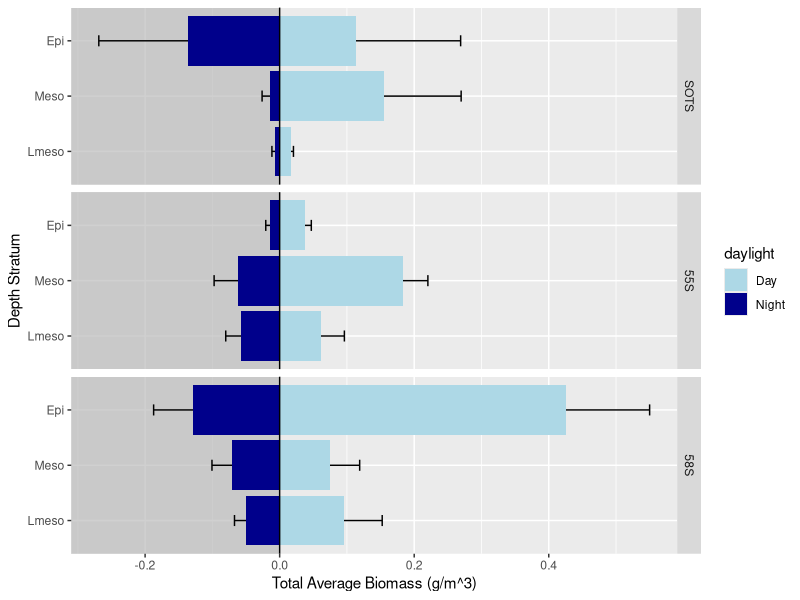
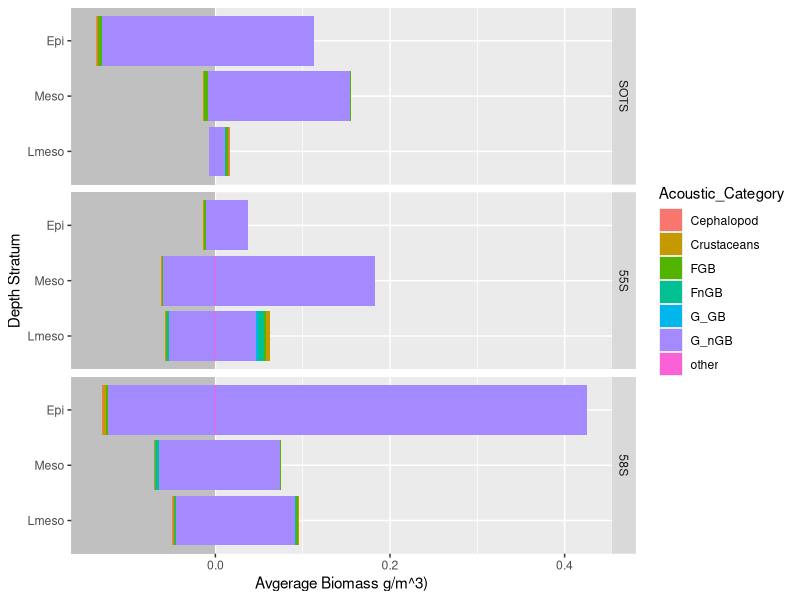
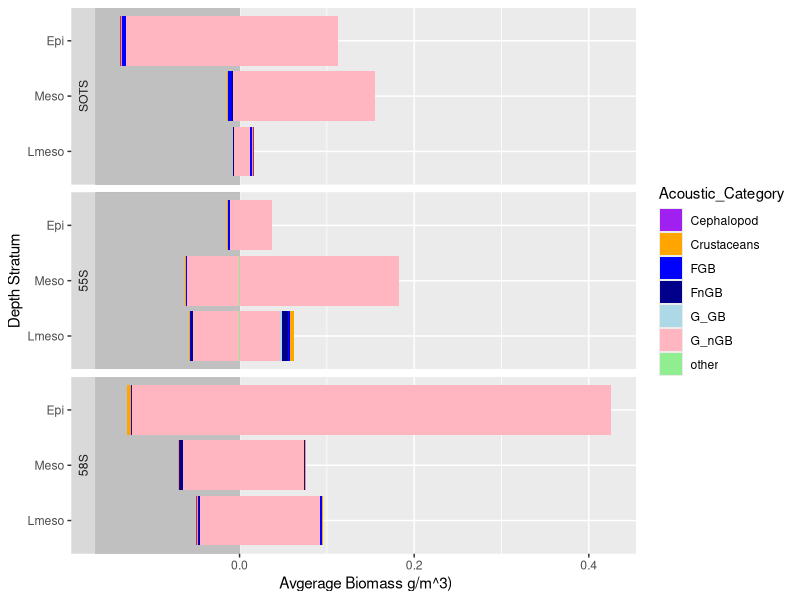
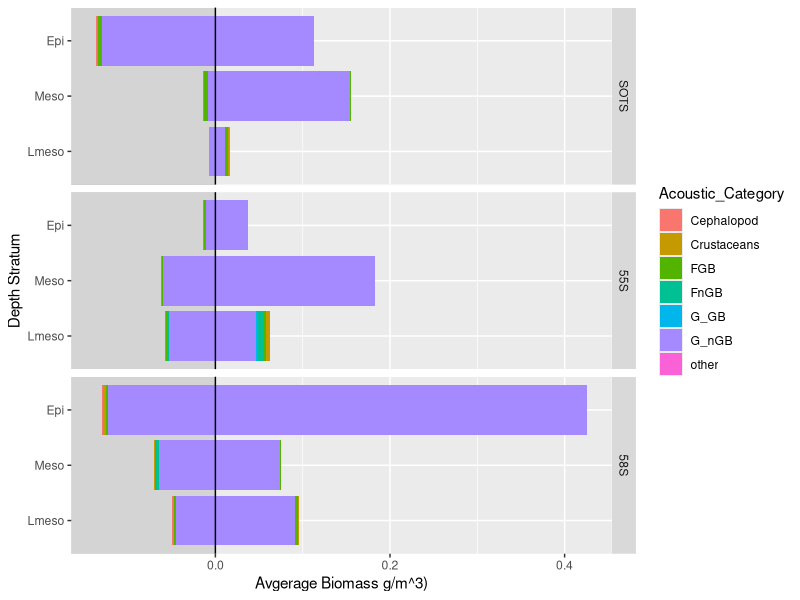
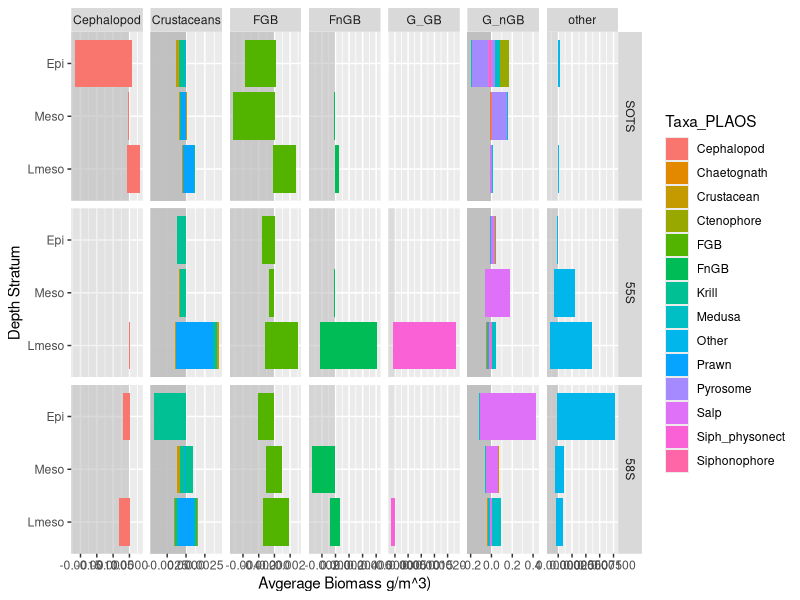
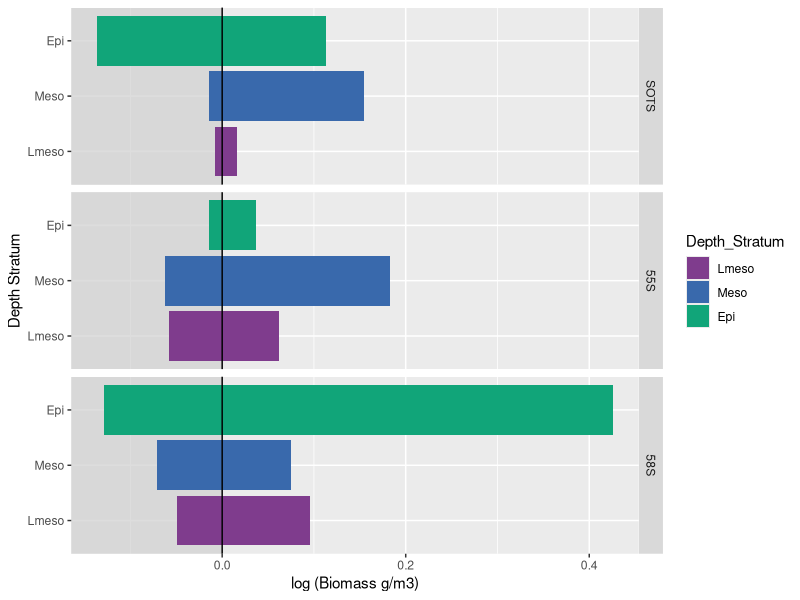

Source code (R) for these figures, in order: (Note: this script raises an error after producing the figures.)
## ---- chunk 1
knitr::opts_chunk$set(echo = TRUE)
# library(plyr)
# library(Rmisc)
# library(lattice)
# library(tidyr)
library(tidyverse)
# library(gridExtra)
library(dplyr)
library(knitr)
library(ggpubr) # nice plots
library(rstatix) # pip freindly stats
# library(geosphere)
# library(janitor)

# data filtered for <20cm, includes physonects, design deployments only
SOLACE <- read_csv("Results/IN2020_V08_CatchComp.csv")


## ---- chunk 2
distinct(SOLACE,Depth_Stratum)

SOLACE$Depth_Stratum <- factor(as.factor(SOLACE$Depth_Stratum),levels = c("Lmeso", "Meso", "Epi"))
SOLACE$Site <- factor(as.factor(SOLACE$Site), levels = c("SOTS","55S","58S"))

SOLACE_cumsum <- SOLACE %>% 
  select(Site,Acoustic_Category,Taxa_updated,weight_g) %>% 
  group_by(Site,Taxa_updated) %>% 
  summarise(weight = sum(weight_g)) %>% 
 # ungroup() %>% 
  arrange(Site,-weight) %>% 
  mutate(cumsum = cumsum(weight)) %>% 
  mutate(percent =round(weight/sum(weight),2)) %>%
  mutate(cumpercent = round(cumsum/sum(weight),2))  
## ---- chunk 3

### Total Biomass #############################

# sum biomass for each deployment
Biomass_deployment <- SOLACE %>% 
  select(Site, daylight,Depth_Stratum, Deployment, Taxa_updated,Acoustic_Category, Abd_Std_nosm3_sp,Weight_Std_gm3_sp) %>%
  dplyr::group_by(Site, daylight, Depth_Stratum,Deployment) %>% 
  dplyr::summarise(StdWt = sum(Weight_Std_gm3_sp), 
                   StdAbd = sum(Abd_Std_nosm3_sp)) %>% 
  dplyr::ungroup() %>% 
  mutate(logwt = log(StdWt))

# average biomass for each treatment by Site/daylight/Depth_Stratum
Biomass_Design <- Biomass_deployment %>% 
  group_by(Site,daylight,Depth_Stratum) %>% 
  summarise(StdWt_avg = mean(StdWt),sd = sd(StdWt)) %>% 
  ungroup()

#### Acoustic_Category ####################
# sum biomass for each Acoustic_Category within each deployment
Biomass_AC <- SOLACE %>% 
  select(Site, daylight,Depth_Stratum, Deployment, Taxa_updated,Acoustic_Category, Abd_Std_nosm3_sp,Weight_Std_gm3_sp) %>%
  dplyr::group_by(Site, daylight, Depth_Stratum,Deployment,Acoustic_Category) %>% 
  dplyr::summarise(StdWt = sum(Weight_Std_gm3_sp), 
                   StdAbd = sum(Abd_Std_nosm3_sp)) %>% 
  mutate(StdWt = ifelse(daylight %in% "Night", StdWt*-1, StdWt)) %>% 
  dplyr::ungroup() 
# Average biomass for each Acoustic_Category  by Site/daylight/Depth_Stratum
Biomass_Design_AvgAC <- Biomass_AC %>% 
  group_by(Site,daylight,Depth_Stratum,Acoustic_Category) %>% 
  summarise(StdWt_AC = mean(StdWt))


## ---- chunk 4

Biomass_Desgin_daynight <- Biomass_Design %>% 
   mutate(StdWt = ifelse(daylight %in% "Night", StdWt_avg*-1, StdWt_avg)) %>% 
  mutate(sd = ifelse(daylight %in% "Night", sd*-1, sd)) 


tw<-ggplot(Biomass_Desgin_daynight,
       mapping = aes(x = as.factor(Depth_Stratum),
                     y = StdWt, fill = daylight))+
  geom_rect(ymax= -Inf, ymin= 0, xmin=-Inf, xmax=Inf, fill= "grey", alpha= 0.2) +
      scale_fill_manual(values = c("light blue","dark blue")) +
  #scale_fill_brewer()+
  geom_errorbar(aes(ymin = StdWt - sd, ymax= StdWt + sd),
                width = 0.4, position = position_dodge(0)) +
geom_col()+
  geom_hline(yintercept=0)+
  coord_flip()+
  facet_grid(Site ~ .,switch = "x")+
  #theme_bw()
 labs(y="Total Average Biomass (g/m^3)", x="Depth Stratum") 
  

tw

## ---- chunk 5
# suttons way
ggplot(Biomass_Design_AvgAC,
       mapping = aes(x = Depth_Stratum ,y=StdWt_AC, fill = Acoustic_Category))+
     #scale_fill_manual(values = c("purple","orange", "blue","dark blue","light blue","light pink","light green")) +
  geom_rect(ymax= -Inf, ymin= 0, xmin=-Inf, xmax=Inf, fill= "grey", alpha= 0.2) +
  geom_col()+
  #geom_hline(yintercept=0)+
  coord_flip()+
  facet_grid(Site ~.,switch = "x")+  
  labs(x="Depth Stratum", y="Avgerage Biomass g/m^3)") 
   

ggplot(Biomass_Design_AvgAC,
       mapping = aes(x = Depth_Stratum ,y=StdWt_AC, fill = Acoustic_Category))+
     scale_fill_manual(values = c("purple","orange", "blue","dark blue","light blue", "light pink","light green")) +
  geom_rect(ymax= -Inf, ymin= 0, xmin=-Inf, xmax=Inf, fill= "grey", alpha= 0.2) +
  geom_col()+
  #geom_hline(yintercept=0)+
  coord_flip()+
  facet_grid(Site ~.,switch = "y")+  
  labs(x="Depth Stratum", y="Avgerage Biomass g/m^3)") 
   

# annabelles way
Biomass_Design_AvgAC <- Biomass_Design_AvgAC %>% 
   mutate(StdWt_AC = ifelse(daylight %in% "Night", StdWt_AC*-1, StdWt_AC)) 


day_values <- Biomass_Design_AvgAC%>% 
  filter(daylight== "Day")
night_values <- Biomass_Design_AvgAC %>% 
  filter(daylight== "Night")
night_values <- night_values %>%
  mutate_if(is.numeric, funs(. * -1))

ggplot(Biomass_Design_AvgAC, aes(x= StdWt_AC, y= Depth_Stratum, fill= Acoustic_Category))+
geom_rect(xmax= -Inf, xmin= 0, ymin=-Inf, ymax=Inf, fill= "lightgray", alpha= 0.2) +
  geom_bar(data= day_values, stat= "identity") + 
  geom_bar(data= night_values, stat= "identity") + 
    facet_grid(rows= vars(Site), scales = "fixed") + 
    #scale_fill_manual(values = c("#7F3C8D","#3969AC", "#11A579","#7F3C8D","#3969AC", "#11A579","#7F3C8D","#3969AC", "#11A579")) +
  geom_vline(xintercept= 0) +
  labs(y="Depth Stratum", x="Avgerage Biomass g/m^3)") 
  
  

## ---- chunk 6

# sum biomass for each Taxa_PLAOS within each deployment
Biomass_Taxa_PLAOS <- SOLACE %>% 
  select(Site, daylight,Depth_Stratum, Deployment, Taxa_updated, Acoustic_Category,Taxa_PLAOS, Abd_Std_nosm3_sp,Weight_Std_gm3_sp) %>%
  dplyr::group_by(Site, daylight, Depth_Stratum,Deployment,Acoustic_Category,Taxa_PLAOS) %>% 
  dplyr::summarise(StdWt = sum(Weight_Std_gm3_sp), 
                   StdAbd = sum(Abd_Std_nosm3_sp)) %>% 
  mutate(StdWt = ifelse(daylight %in% "Night", StdWt*-1, StdWt)) %>% 
  dplyr::ungroup() 

# Average biomass for each Taxa_PLAOS  by Site/daylight/Depth_Stratum
Biomass_Design_AvgTP <- Biomass_Taxa_PLAOS %>% 
  group_by(Site,daylight,Depth_Stratum,Acoustic_Category,Taxa_PLAOS) %>% 
  summarise(StdWt_TP = mean(StdWt))


##PLOT

ggplot(Biomass_Design_AvgTP,
       mapping = aes(x = Depth_Stratum ,y=StdWt_TP, fill = Taxa_PLAOS))+
     #scale_fill_manual(values = c("purple","orange", "blue","dark blue","light blue","light pink","light green")) +
  geom_rect(ymax= -Inf, ymin= 0, xmin=-Inf, xmax=Inf, fill= "grey", alpha= 0.2) +
  geom_col()+
  #geom_hline(yintercept=0)+
  coord_flip()+
  facet_grid(rows= vars(Site), cols= vars(Acoustic_Category), scales = "free") + 
  labs(x="Depth Stratum", y="Avgerage Biomass g/m^3)") 


## ---- chunk 7
Biomass_Desgin_AE <- Biomass_Design

# Biomass_Desgin_AE$Depth_Stratum <- factor(as.factor(Biomass_Desgin_AE$Depth_Stratum), levels=c("Lmeso","Meso","Epi"))
# Biomass_Desgin_AE$Site <- factor(as.factor(Biomass_Desgin_AE$Site), levels= c("SOTS", "55S", "58S"))

day_values <- Biomass_Desgin_AE%>% 
  filter(daylight== "Day")

night_values <- Biomass_Desgin_AE %>% 
  filter(daylight== "Night")
night_values <- night_values %>%
  mutate_if(is.numeric, funs(. * -1))


ggplot(Biomass_Desgin_AE, aes(x= StdWt_avg, y= Depth_Stratum, fill= Depth_Stratum))+
  geom_rect(xmax= -Inf, xmin= 0, ymin=-Inf, ymax=Inf, fill= "lightgray", alpha= 0.2) +
  geom_bar(data= day_values, stat= "identity") + 
  geom_bar(data= night_values, stat= "identity") + 
    facet_grid(rows= vars(Site), scales = "fixed") + 
    scale_fill_manual(values = c("#7F3C8D","#3969AC", "#11A579","#7F3C8D","#3969AC", "#11A579","#7F3C8D","#3969AC", "#11A579")) +
  geom_vline(xintercept= 0) + 
  labs(y="Depth Stratum", x="log (Biomass g/m3)") 
## ---- chunk 8
Biomass_deployment$Depth_Stratum <- factor(as.factor(Biomass_deployment$Depth_Stratum), levels=c("Lmeso","Meso","Epi"))
Biomass_deployment$Site <- factor(as.factor(Biomass_deployment$Site), levels=c("SOTS","55S","58S"))
Biomass_deployment$daylight <- factor(as.factor(Biomass_deployment$daylight), levels=c("Day","Night"))

Biomass_design <-Biomass_deployment %>% 
  mutate(logwt = log(Weight)) %>% 
  group_by(Site, daylight, Depth_Stratum) %>% 
  get_summary_stats(Weight, type = "mean_sd")
## ---- chunk 9
bxp <- ggboxplot(
  Biomass_deployment, x = "daylight", y = "logwt", 
  color = "Depth_Stratum", palette = "jco", facet.by = "Site"
  )
bxp
## ---- chunk 10
Biomass_design_daylight <- Biomass_design %>% 
  mutate(mean = ifelse(daylight %in% "Night", mean*-1, mean)) 


barp <-ggplot(Biomass_design_daylight,
       mapping = aes(x = as.factor(Depth_Stratum),
                     y = mean, fill = daylight))+
  scale_fill_brewer()+
  geom_errorbar(aes(ymin = mean - sd, ymax= mean + sd),
                width = 0.4, position = position_dodge(0)) +
geom_col()+
  coord_flip()+
  facet_grid(~Site)+
  theme_bw()
barp


SOLACE_nogel <- SOLACE %>% 
  #distinct(Acoustic_Category)
  filter(Acoustic_Category != "G_nGB")
## ---- chunk 11

SOLACE_Micro <- SOLACE_Micro %>% 
  filter(Site == "55S" | Site == "58S" |Site == "SOTS") %>% 
  filter(Depth_Stratum =="Meso" | Depth_Stratum == "Epi"|Depth_Stratum=="Lmeso") %>% 
  drop_na(Site)

distinct(SOLACE_Micro,Depth_Stratum)

SOLACE_Micro_1 <- SOLACE_Micro %>% 
  select(Site,Acoustic_Category,Taxa_updated,weight_g) %>% 
  group_by(Site,Taxa_updated) %>% 
  summarise(weight = sum(weight_g))

  ungroup() %>% 
  arrange(Site,-weight) %>% 
  #mutate(cumsum = cumsum(weight)) %>% 
  #mutate(cumpercent = cumsum/sum(weight)) %>% 
  mutate(percent =round(weight/sum(weight),2)) 
## ---- chunk 12
  
  SOLACE_1 <- SOLACE %>% 
  select(Site,Acoustic_Category,Taxa_updated,weight_g) %>% 
  dplyr::group_by(Site,Taxa_updated) %>% 
  dplyr::summarise(weight = sum(weight_g)) %>% 
  arrange(Site,-weight) %>% 
  mutate(cumsum = cumsum(weight)) %>% 
  mutate(cumpercent = cumsum/sum(weight)) %>% 
  mutate(percent =round(weight/sum(weight),2)) 
## ---- chunk 13
BulkBiomass <- SOLACE %>% 
  select(Site, daylight,Depth_Stratum, Deployment, Taxa_updated,Acoustic_Category, Abd_Std_nosm3_sp,Weight_Std_gm3_sp) %>%
  dplyr::group_by(Site, daylight, Depth_Stratum,Deployment) %>% 
  dplyr::summarise(Weight = round(sum(Weight_Std_gm3_sp)*1000,2), abd = round(sum(Abd_Std_nosm3_sp)*1000,2)) %>% 
  dplyr::ungroup()



  
SOLACE %>% 
  distinct(Acoustic_Category)

## ---- chunk 14
BulkBiomass$Depth_Stratum <- factor(as.factor(BulkBiomass$Depth_Stratum), levels=c("Lmeso","Meso","Epi"))
BulkBiomass$Site <- factor(as.factor(BulkBiomass$Site), levels=c("SOTS","55S","58S"))
BulkBiomass$daylight <- factor(as.factor(BulkBiomass$daylight), levels=c("Day","Night"))
## ---- chunk 15


barp <-ggplot(Biomass_Design %>%  
  mutate(StdWt_avg = ifelse(daylight %in% "Night", StdWt_avg*-1, StdWt_avg)) %>% 
  mutate(sd = ifelse(daylight %in% "Night", sd*-1, sd)) ,
       mapping = aes(x = as.factor(Depth_Stratum),
                     y = StdWt_avg, fill = daylight))+
  scale_fill_brewer()+
  geom_errorbar(aes(ymin = StdWt_avg - sd, ymax= StdWt_avg + sd),
                width = 0.4, position = position_dodge(0)) +
geom_col()+
  coord_flip()+
  facet_grid(~Site)+
  theme_bw()
barp

## ---- chunk 16
Biomass_deployment %>%
  group_by(Site,Depth_Stratum) %>%
  identify_outliers(logwt)
# dont get this
# deployments 8 and 13 are outliers but not extreme. Outliers are not obvious when using Site alone, all 3 factors or Site&daylight
## ---- chunk 17
BulkBiomass %>% 
  group_by(Site, daylight, Depth_Stratum) %>% 
  get_summary_stats(Weight, type = "mean_sd")
## ---- chunk 18
bxp <- ggboxplot(
  BulkBiomass, x = "daylight", y = "Weight", 
  color = "Depth_Stratum", palette = "jco", facet.by = "Site"
  )
bxp
## ---- chunk 19
BulkBiomass %>%
  group_by(Site, daylight, Depth_Stratum) %>%
  identify_outliers(Weight)
# dont get this

## ---- chunk 20
model  <- lm(logwt ~ Site*daylight*Depth_Stratum, data = Biomass_deployment)

model  <- lm(Weight ~ Site*daylight*Depth_Stratum, data = BulkBiomass)

# Create a QQ plot of residuals
ggqqplot(residuals(model))
# Compute Shapiro-Wilk test of normality
shapiro_test(residuals(model))

# probs not quite normally distributed - should transform

# probs not quite normally distributed - should tranform
## ---- chunk 21
BulkBiomass %>%
  group_by(Site, daylight, Depth_Stratum) %>%
  shapiro_test(Weight)

## ---- chunk 22
Biomass_deployment %>%
  group_by(Site, daylight, Depth_Stratum) %>%
  shapiro_test(Weight)
## ---- chunk 23
ggqqplot(BulkBiomass, "Weight", ggtheme = theme_bw()) +
  facet_grid(Site + daylight ~ Depth_Stratum, labeller = "label_both")
## ---- chunk 24
BulkBiomass %>% levene_test(Weight ~ Site*daylight*Depth_Stratum)
# not significant assume homogeneity
## ---- chunk 25
bio.aov <-  BulkBiomass%>% anova_test(Weight ~ Depth_Stratum*daylight*Site)
bio.aov
# there was a 3way interaction F(2,22)= 3.04, p = 0.039
## ---- chunk 26
# Group the data by gender and 
# fit simple two-way interaction 
model  <- lm(Weight ~ daylight*Site*Depth_Stratum, data = Biomass_deployment)
Biomass_deployment %>%
  group_by(daylight) %>%
  anova_test(Weight ~ Depth_Stratum*Site, error = model)
## ---- chunk 27
ggqqplot(BulkBiomass, "Weight", ggtheme = theme_bw()) +
  facet_grid(Site + daylight ~ Depth_Stratum, labeller = "label_both")
## ---- chunk 28
BulkBiomass %>% levene_test(Weight ~ Site*daylight*Depth_Stratum)
# not significant assume homogeneity
## ---- chunk 29
bio.aov <-  BulkBiomass%>% anova_test(Weight ~ Depth_Stratum*daylight*Site)
bio.aov
